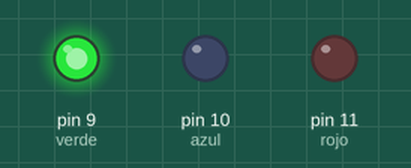
Bench run of a sketch on a simulated Arduino Uno, built with avr-gcc and run on an emulated ATmega328P. Parts: output pins drawn as LEDs (lit = HIGH).

Above: at 0.2 s.
At 1.2 s:
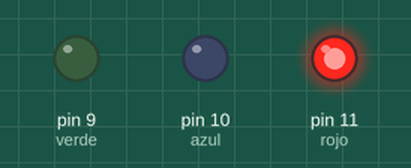
At 3.2 s:
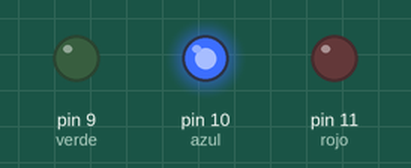
At 4.5 s:
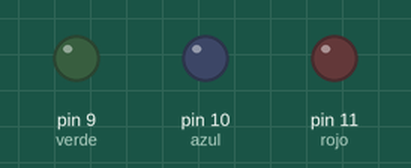
Timing chart, 0 to 5.8 s (numbered marks = the images above):
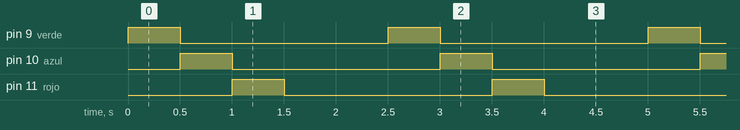

The sketch:

Practica07.ino
```cpp
int boton = 5;
int rojo = 11;
int azul = 10;
int verde = 9;
int push;

void setup() {
  Serial.begin(9600);
  pinMode(rojo, OUTPUT);
  pinMode(azul, OUTPUT);
  pinMode(verde, OUTPUT);
  pinMode(boton, INPUT_PULLUP);
  attachInterrupt(digitalPinToInterrupt(boton), toggle , FALLING);

/*
  for (int i =9 ; i<12 ; i++){
    pinMode(i, OUTPUT);
  }
  */
}

void loop() {
  Color(255 ,0 ,0) ;
  delay(500);
  Color(0,255 ,0) ;
  delay(500);
  Color(0 ,0 ,255) ;
  delay(500);
  Color(0,0,0);
  delay(1000);
}

void toggle(){
    digitalWrite(rojo, HIGH );
    delay(10);
    digitalWrite(azul, HIGH );
    delay(10);
    digitalWrite(verde, HIGH );
    delay(10);
}

void Color(int R, int G, int B){
        analogWrite(verde , R) ;   // Red    - Rojo
        analogWrite(azul, G) ;   // Green - Verde
        analogWrite(rojo, B) ;   // Blue - Azul
}
```

Measured:
- by itself, pin 9 (verde), pin 10 (azul), pin 11 (rojo): alternates HIGH for 0.50 s and LOW for 2.0 s
- by itself, everything shown: repeats every 2.5 s, in 4 steps
